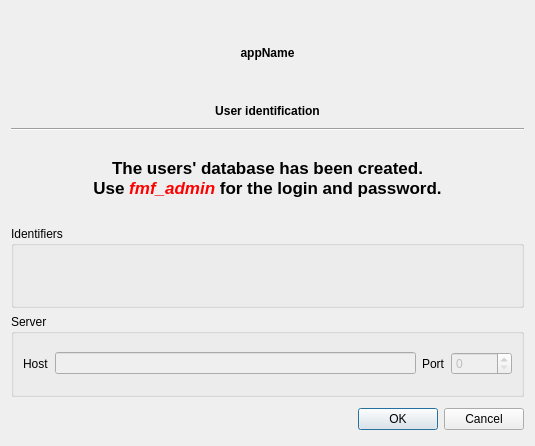
<?xml version="1.0" encoding="UTF-8"?>
<ui version="4.0">
 <class>UserPlugin::Internal::UserIdentifier</class>
 <widget class="QDialog" name="UserPlugin::Internal::UserIdentifier">
  <property name="geometry">
   <rect>
    <x>0</x>
    <y>0</y>
    <width>535</width>
    <height>446</height>
   </rect>
  </property>
  <property name="windowTitle">
   <string/>
  </property>
  <layout class="QGridLayout" name="gridLayout_3">
   <item row="0" column="0" colspan="2">
    <widget class="QLabel" name="lblAppName">
     <property name="sizePolicy">
      <sizepolicy hsizetype="Preferred" vsizetype="Preferred">
       <horstretch>0</horstretch>
       <verstretch>0</verstretch>
      </sizepolicy>
     </property>
     <property name="font">
      <font>
       <weight>75</weight>
       <bold>true</bold>
      </font>
     </property>
     <property name="text">
      <string>appName</string>
     </property>
     <property name="alignment">
      <set>Qt::AlignCenter</set>
     </property>
    </widget>
   </item>
   <item row="1" column="0" colspan="2">
    <widget class="QLabel" name="lblAppName_2">
     <property name="sizePolicy">
      <sizepolicy hsizetype="Preferred" vsizetype="Fixed">
       <horstretch>0</horstretch>
       <verstretch>0</verstretch>
      </sizepolicy>
     </property>
     <property name="minimumSize">
      <size>
       <width>100</width>
       <height>22</height>
      </size>
     </property>
     <property name="font">
      <font>
       <weight>75</weight>
       <bold>true</bold>
      </font>
     </property>
     <property name="text">
      <string>User identification</string>
     </property>
     <property name="alignment">
      <set>Qt::AlignCenter</set>
     </property>
    </widget>
   </item>
   <item row="3" column="0" colspan="2">
    <widget class="Line" name="line">
     <property name="orientation">
      <enum>Qt::Horizontal</enum>
     </property>
    </widget>
   </item>
   <item row="5" column="0" colspan="2">
    <widget class="QGroupBox" name="groupBox">
     <property name="title">
      <string>Identifiers</string>
     </property>
     <layout class="QGridLayout" name="gridLayout">
      <item row="0" column="0">
       <widget class="Utils::LoginWidget" name="loginWidget" native="true"/>
      </item>
     </layout>
    </widget>
   </item>
   <item row="7" column="0" colspan="2">
    <widget class="QDialogButtonBox" name="buttonBox">
     <property name="minimumSize">
      <size>
       <width>200</width>
       <height>32</height>
      </size>
     </property>
     <property name="orientation">
      <enum>Qt::Horizontal</enum>
     </property>
     <property name="standardButtons">
      <set>QDialogButtonBox::Cancel|QDialogButtonBox::Ok</set>
     </property>
    </widget>
   </item>
   <item row="4" column="0" colspan="2">
    <widget class="QLabel" name="newlyMessage">
     <property name="sizePolicy">
      <sizepolicy hsizetype="Preferred" vsizetype="Fixed">
       <horstretch>0</horstretch>
       <verstretch>0</verstretch>
      </sizepolicy>
     </property>
     <property name="minimumSize">
      <size>
       <width>100</width>
       <height>22</height>
      </size>
     </property>
     <property name="font">
      <font>
       <weight>75</weight>
       <bold>true</bold>
      </font>
     </property>
     <property name="text">
      <string>&lt;!DOCTYPE HTML PUBLIC &quot;-//W3C//DTD HTML 4.0//EN&quot; &quot;http://www.w3.org/TR/REC-html40/strict.dtd&quot;&gt;
&lt;html&gt;&lt;head&gt;&lt;meta name=&quot;qrichtext&quot; content=&quot;1&quot; /&gt;&lt;style type=&quot;text/css&quot;&gt;
p, li { white-space: pre-wrap; }
&lt;/style&gt;&lt;/head&gt;&lt;body style=&quot; font-family:'Lucida Grande'; font-size:13pt; font-weight:600; font-style:normal;&quot;&gt;
&lt;p style=&quot; margin-top:0px; margin-bottom:0px; margin-left:0px; margin-right:0px; -qt-block-indent:0; text-indent:0px;&quot;&gt;The users' database has been created.&lt;/p&gt;
&lt;p style=&quot; margin-top:0px; margin-bottom:0px; margin-left:0px; margin-right:0px; -qt-block-indent:0; text-indent:0px;&quot;&gt;Use &lt;span style=&quot; font-style:italic; color:#ff0000;&quot;&gt;fmf_admin&lt;/span&gt; for the login and password.&lt;/p&gt;&lt;/body&gt;&lt;/html&gt;</string>
     </property>
     <property name="alignment">
      <set>Qt::AlignCenter</set>
     </property>
     <property name="wordWrap">
      <bool>true</bool>
     </property>
    </widget>
   </item>
   <item row="6" column="0" colspan="2">
    <widget class="QGroupBox" name="groupServer">
     <property name="title">
      <string>Server</string>
     </property>
     <layout class="QGridLayout" name="gridLayout_2">
      <item row="0" column="0">
       <widget class="QLabel" name="label_3">
        <property name="text">
         <string>Host</string>
        </property>
       </widget>
      </item>
      <item row="0" column="1">
       <widget class="QLineEdit" name="host">
        <property name="enabled">
         <bool>false</bool>
        </property>
       </widget>
      </item>
      <item row="0" column="2">
       <widget class="QLabel" name="label_4">
        <property name="text">
         <string>Port</string>
        </property>
       </widget>
      </item>
      <item row="0" column="3">
       <widget class="QSpinBox" name="port">
        <property name="enabled">
         <bool>false</bool>
        </property>
        <property name="maximum">
         <number>10000</number>
        </property>
       </widget>
      </item>
     </layout>
    </widget>
   </item>
  </layout>
 </widget>
 <customwidgets>
  <customwidget>
   <class>Utils::LoginWidget</class>
   <extends>QWidget</extends>
   <header location="global">utils/widgets/loginwidget.h</header>
   <container>1</container>
  </customwidget>
 </customwidgets>
 <tabstops>
  <tabstop>buttonBox</tabstop>
 </tabstops>
 <resources/>
 <connections>
  <connection>
   <sender>buttonBox</sender>
   <signal>accepted()</signal>
   <receiver>UserPlugin::Internal::UserIdentifier</receiver>
   <slot>accept()</slot>
   <hints>
    <hint type="sourcelabel">
     <x>248</x>
     <y>254</y>
    </hint>
    <hint type="destinationlabel">
     <x>157</x>
     <y>274</y>
    </hint>
   </hints>
  </connection>
  <connection>
   <sender>buttonBox</sender>
   <signal>rejected()</signal>
   <receiver>UserPlugin::Internal::UserIdentifier</receiver>
   <slot>reject()</slot>
   <hints>
    <hint type="sourcelabel">
     <x>316</x>
     <y>260</y>
    </hint>
    <hint type="destinationlabel">
     <x>286</x>
     <y>274</y>
    </hint>
   </hints>
  </connection>
 </connections>
</ui>
